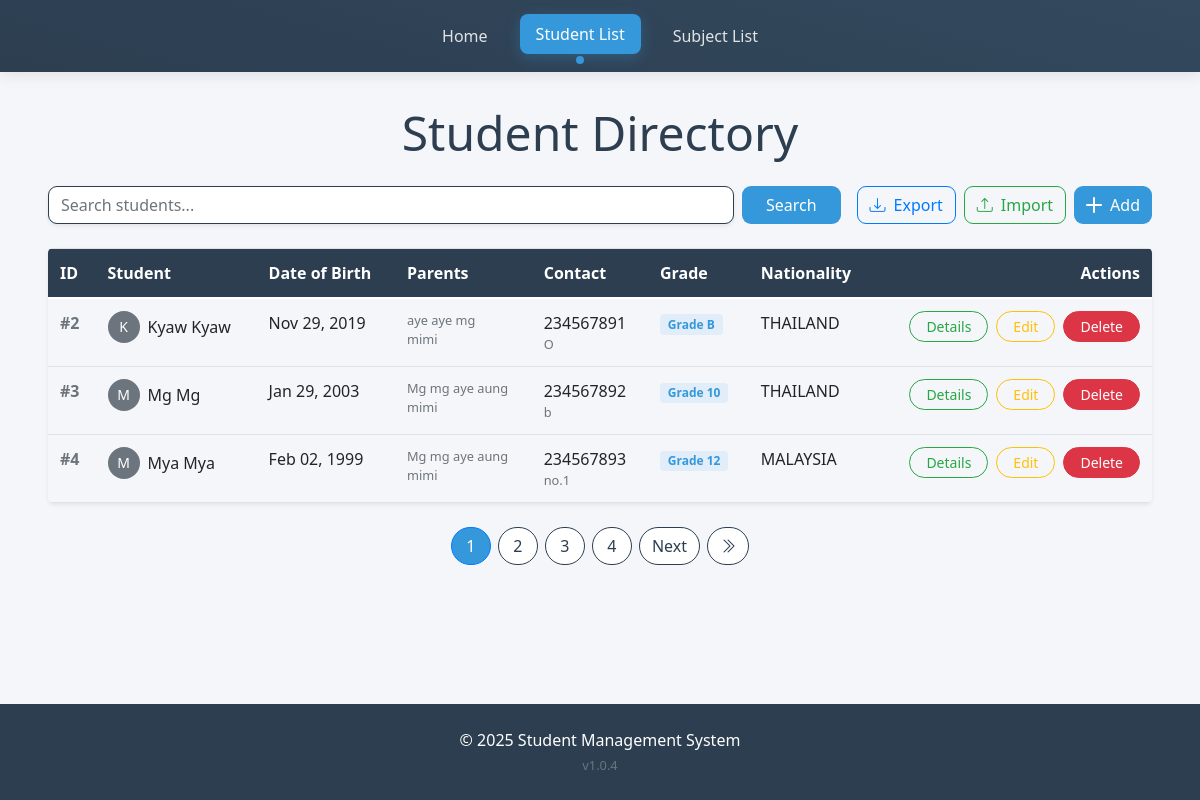
/management/, run on the app's committed database.
### student_app/models.py (models this page shows, shortened)
class Student(models.Model):
    name = models.CharField(max_length=100)
    dob = models.DateField()  # Date of Birth
    nrc = models.CharField(max_length=50, unique=True)  # National Registration Card number (assuming it's unique)
    father_name = models.CharField(max_length=100)
    mother_name = models.CharField(max_length=100)
    phone = models.CharField(max_length=15)  # Phone number
    address = models.TextField()  # Long address details
    grade = models.CharField(max_length=10)  # Grade (A, B, etc.)
    country = models.CharField(max_length=100)
    class Meta:
        verbose_name = "Student"
        verbose_name_plural = "Students"

### student_app/views.py (the view)
# urls.py: path('', views.student_list, name='student_list'),  # Home page or Student List page
def student_list(request):
    query = request.GET.get('q', '')  # Get the search query from the URL
    students = Student.objects.all()
    if query:
        students = students.filter(name__icontains=query)  # Filter students by name (case-insensitive)
    paginator = Paginator(students, 3)  # Show 10 students per page
    page_number = request.GET.get('page')
    page_obj = paginator.get_page(page_number)
    return render(request, 'student/student_list.html', {'page_obj': page_obj, 'query': query})

### templates/student/student_list.html (shortened to what this page needs)
{% extends 'base.html' %}
{% block content %}
<div class="container-main">
  <h2 class="display-5 text-center mb-4" style="color: var(--primary-color);">Student Directory</h2>
  <div class="d-flex flex-column flex-md-row justify-content-between gap-3 mb-4">
    <form method="get" class="d-flex gap-2 flex-grow-1">
      <input type="text" name="q" value="{{ query }}" placeholder="Search students..."
        class="form-control search-input shadow-sm" style="border-radius: 9px; border: 1px solid var(--primary-color);">
      <button type="submit" class="btn btn-primary px-4"
        style="border-radius: 9px; background: var(--secondary-color); border: none;">
        Search
      </button>
    </form>
    <div class="d-flex gap-2 justify-content-end">
      <a href="{% url 'export_students' %}" class="btn btn-outline-primary d-flex align-items-center gap-2"
        style="border-radius: 9px;">
        <i class="bi bi-download"></i> Export
      </a>
      <a href="{% url 'import_students' %}" class="btn btn-outline-success d-flex align-items-center gap-2"
        style="border-radius: 9px;">
        <i class="bi bi-upload"></i> Import
      </a>
      <a href="{% url 'create_student' %}" class="btn btn-primary d-flex align-items-center gap-2"
        style="border-radius: 9px; background: var(--secondary-color); border: none;">
        <i class="bi bi-plus-lg"></i> Add
      </a>
    </div>
  </div>
  <div class="table-responsive rounded-3 shadow-sm d-none d-md-block">
    <table class="table table-hover align-middle mb-0">
      <thead class="sticky-top" style="background: var(--primary-color); color: white;">
        <tr>
          <th>ID</th>
          <th>Student</th>
          <th>Date of Birth</th>
          <th>Parents</th>
          <th>Contact</th>
          <th>Grade</th>
          <th>Nationality</th>
          <th class="text-end">Actions</th>
        </tr>
      </thead>
      <tbody>
        {% for student in page_obj %}
        <tr style="cursor: pointer; ">
          <td class="fw-bold text-muted">#{{ student.id }}</td>
          <td>
            <div class="d-flex align-items-center gap-2">
              <div
                class="avatar-sm bg-secondary text-white rounded-circle d-flex align-items-center justify-content-center">
                {{ student.name|first }}
              </div>
              {{ student.name }}
            </div>
          </td>
          <td>{{ student.dob|date:"M d, Y" }}</td>
          <td>
            <div class="text-muted small">
              <div>{{ student.father_name }}</div>
              <div>{{ student.mother_name }}</div>
            </div>
          </td>
          <td>
            <div class="text-nowrap">
              <div>{{ student.phone }}</div>
              <div class="text-muted small">{{ student.address|truncatechars:20 }}</div>
            </div>
          </td>
          <td>
            <span class="badge bg-primary-subtle text-primary">
              Grade {{ student.grade }}
            </span>
          </td>
          <td>{{ student.country|upper }}</td>
          <td class="text-end">
            <div class="d-flex gap-2 justify-content-end">
              <a href="{% url 'student_detail' student.id %}" class="btn btn-sm btn-outline-success px-3"
                style="border-radius: 20px;">
                Details
              </a>
              <a href="{% url 'edit_student' student.id %}" class="btn btn-sm btn-outline-warning px-3"
                style="border-radius: 20px;">
                Edit
              </a>
              <a href="{% url 'delete_student' student.id %}" class="btn btn-sm btn-danger px-3"
                style="border-radius: 20px;">
                Delete
              </a>
            </div>
          </td>
        </tr>
        {% endfor %}
      </tbody>
    </table>
  </div>
  <nav class="mt-4">
    <ul class="pagination justify-content-center">
      {% for num in page_obj.paginator.page_range %}
      {% if page_obj.number == num %}
      <li class="page-item active">
        <span class="page-link" style="border-radius: 20px; margin-right: 8px; background: var(--secondary-color);">
          {{ num }}
        </span>
      </li>
      {% else %}
      <li class="page-item">
        <a class="page-link" href="?page={{ num }}&q={{ query }}" style="border-radius: 20px; margin-right: 8px;">
          {{ num }}
        </a>
      </li>
      {% endif %}
      {% endfor %}
      {% if page_obj.has_next %}
      <li class="page-item">
        <a class="page-link" href="?page={{ page_obj.next_page_number }}&q={{ query }}"
          style="border-radius: 20px; margin-right: 8px;">
          Next
        </a>
      </li>
      <li class="page-item">
        <a class="page-link" href="?page={{ page_obj.paginator.num_pages }}&q={{ query }}" style="border-radius: 20px;">
          <i class="bi bi-chevron-double-right"></i>
        </a>
      </li>
      {% endif %}
    </ul>
  </nav>
</div>
{% endblock %}

### templates/base.html (style rules this page uses)
:root { --primary-color: #2c3e50; --secondary-color: #3498db; --accent-color: #e74c3c; --light-bg: #f5f6fa; }
body { background-color: var(--light-bg); font-family: 'Segoe UI', system-ui, -apple-system, sans-serif; min-height: 100vh; display: flex; flex-direction: column; }
.container-main { max-width: 1200px; margin: 0 auto; padding: 0 1.5rem; }

### templates/student/student_list.html (style rules this page uses)
.avatar-sm { width: 32px; height: 32px; font-size: 14px; }
.badge.bg-primary-subtle { background-color: rgba(52, 152, 219, 0.1) !important; color: var(--secondary-color) !important; padding: 0.35em 0.65em; }
.page-link { color: var(--primary-color); border: 1px solid var(--primary-color); min-width: 40px; text-align: center; }

### data on the page
Student: id "2", name|first "K", name "Kyaw Kyaw", dob "Nov 29, 2019", father_name "aye aye mg", mother_name "mimi", phone "234567891", address "O", grade "B", country "THAILAND"
Student: id "3", name|first "M", name "Mg Mg", dob "Jan 29, 2003", father_name "Mg mg aye aung", mother_name "mimi", phone "234567892", address "b", grade "10", country "THAILAND"
Student: id "4", name|first "M", name "Mya Mya", dob "Feb 02, 1999", father_name "Mg mg aye aung", mother_name "mimi", phone "234567893", address "no.1", grade "12", country "MALAYSIA"

### other printed values
{{ num }} "1"
{{ num }} "2" "3" "4"
